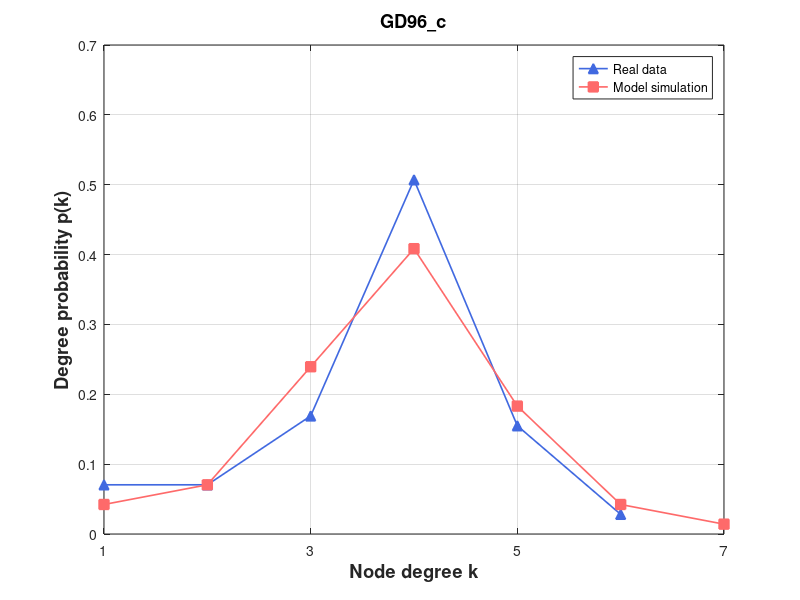

Source code (MATLAB):
% Create some data
% 定义度数直方图

degree_hist1 = [0, 5, 5, 12, 36, 11, 2];
degree_hist2 = [0, 3, 5, 17, 29, 13, 3, 1];

% 将度数直方图转换为浮点型数组

degree_hist1 = double(degree_hist1);
degree_hist2 = double(degree_hist2);

degree1 = degree_hist1(2:end);
degree2 = degree_hist2(2:end);
% 计算度数概率
degree_prob1 = degree1 / sum(degree1);
degree_prob2 = degree2 / sum(degree2);

figure

set(gca, 'FontSize', 12);

  
plot(1:length(degree_prob1), degree_prob1, '^-','Color',[65/256,105/256,225/256],'LineWidth',1.2,'Markersize',7,'MarkerFaceColor',[65/256,105/256,225/256])

hold on
%plot(eb, predictionData,'ro-','LineWidth',1.2,'Markersize',7,'MarkerFaceColor','r')
%plot(eb, predictionData, 's-','Color',[171/256,130/256,255/256],'LineWidth',1.2,'Markersize',7,'MarkerFaceColor',[171/256,130/256,255/256]) 
%plot(eb, epsilon7, 's-','Color',[0/256,206/256,209/256],'LineWidth',1.2,'Markersize',7,'MarkerFaceColor',[0/256,206/256,209/256])

%plot(eb, size700, 's-','Color',[171/256,130/256,255/256],'LineWidth',1.2,'Markersize',7,'MarkerFaceColor',[171/256,130/256,255/256]) %Purple
plot(1:length(degree_prob2), degree_prob2, 's-','Color',[255/256,106/256,106/256],'LineWidth',1.2,'Markersize',7,'MarkerFaceColor',[255/256,106/256,106/256])



% Turn on the grid
grid on

% Add title and axis labels
%title('Performance of Baseband QPSK')
xlabel('Node degree k','FontSize',13.2,'FontWeight','bold')
ylabel('Degree probability p(k)','FontSize',13.2,'FontWeight','bold')
legend('Real data', 'Model simulation')
% title('Wikibooks (Initial)', 'FontSize', 13.2, 'FontWeight', 'bold')
title('GD96\_c', 'FontSize', 13.2, 'FontWeight', 'bold')
% axis([0.03 1.02 0 0.35])
%set(gca,'xtick',[xmin:step:xmax])
% set(gca,'xtick',[1:1000:11000])
set(gca,'xtick', 1:2:max(length(degree_prob1),length(degree_prob2)))
% set(gca,'xticklabels',{'0','0.16','0.32','0.48','0.64','0.80'});
%set(gca,'ytick',[0:0.05:0.35])
xlim([1 max(length(degree_prob1),length(degree_prob2))])
%set(gca,'xscale','log')